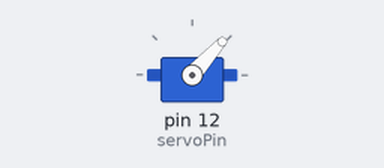
This program was run on a simulated Raspberry Pi (header pin numbers). On the bench: servo. Servo angles are drawn from the pulse width (0.5 ms = 0°, 2.5 ms = 180°); what the program prints to the terminal is not drawn.

Above: at 0.05 s.
At 0.4 s:
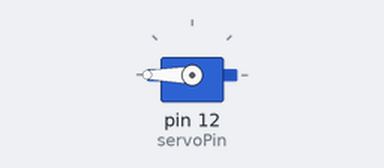
At 0.8 s:
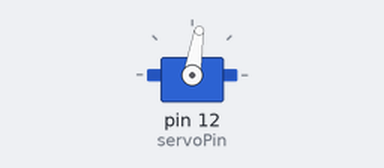
At 1.35 s:
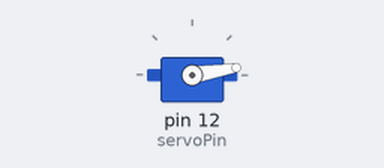
Timing chart, 0 to 3.1 s (numbered marks = the images above):
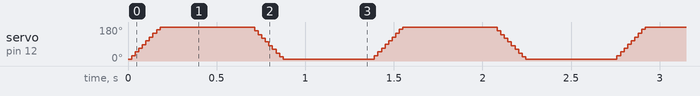

The program:

Servo_motore_per_rotazione_angolare.py
```python
import RPi.GPIO as gp

import time

OFFSE_DUTY=0.5 #impulso da dare a servo

SERVO_MIN_DUTY= 2.5+OFFSE_DUTY
SERVO_MAX_DUTY=12.5+OFFSE_DUTY

servoPin=12

def map(value,fromLow,fromHight, toLow, toHigh):

    return (toHigh-toLow)*(value-fromLow)/(fromHight-fromLow)+toLow


def setup():

    global p

    gp.setmode(gp.BOARD)
    gp.setup(servoPin, gp.OUT)
    gp.output(servoPin,gp.LOW)

    p=gp.PWM(servoPin, 50)
    p.start(0)

def servoWrite(angle):

    if (angle<0):
        angle=0
    elif angle>180:
        angle=180
    p.ChangeDutyCycle(map(angle,0,180,SERVO_MIN_DUTY,SERVO_MAX_DUTY))  #mappa l'angolo


def loop():

    while True:
        for dc in range(0,181,1):  #rotazione da 0 a 180
            servoWrite(dc)
            time.sleep(0.001)
        time.sleep(0.5)

        for dc in range(180,-1,-1):  #rotazione da 180 a 0
            servoWrite(dc)
            time.sleep(0.001)
        time.sleep(0.5)


def destroy():
    p.stop()
    gp.cleanup()

if __name__ == '__main__':     # Program entrance
    print ('Program is starting...')
    setup()
    try:
        loop()
    except KeyboardInterrupt:  # Press ctrl-c to end the program.
        destroy()
```
